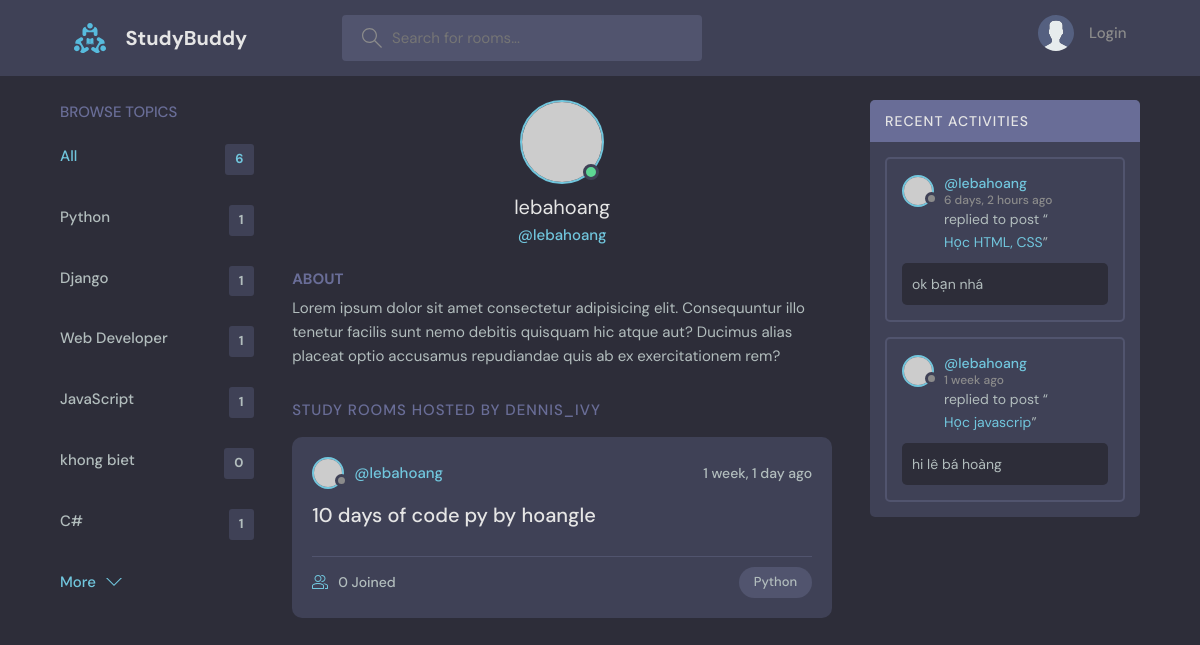
The app's page /profile/2/ with its own data.
### base/models.py (models this page shows, shortened)
class Topic(models.Model):
    name = models.CharField(max_length=200)

class Room(models.Model):
    host = models.ForeignKey(User, on_delete=models.SET_NULL, null=True)
    topic = models.ForeignKey(Topic, on_delete=models.SET_NULL, null=True)
    name = models.CharField(max_length=200)
    description = models.TextField(null=True, blank=True)
    participants = models.ManyToManyField(User, related_name='participants', blank=True)
    updated = models.DateTimeField(auto_now=True)
    created = models.DateTimeField(auto_now_add=True)
    class Meta:
        ordering = ['-updated', '-created']
    def __str__(self):
        return self.name

class Message(models.Model):
    user = models.ForeignKey(User, on_delete=models.CASCADE)
    room = models.ForeignKey(Room, on_delete=models.CASCADE)
    body = models.TextField()
    updated = models.DateTimeField(auto_now=True)
    created = models.DateTimeField(auto_now_add=True)
    class Meta:
        ordering = ['-updated', '-created']

### base/views.py (the view)
# urls.py: path('profile/<str:pk>/', views.userProfile, name="user-profile"),
def userProfile(request, pk):
    user = User.objects.get(id=pk)
    rooms = user.room_set.all()
    room_messages = user.message_set.all()
    topics = Topic.objects.all()
    context = {'user': user, 'rooms': rooms,
     'room_messages': room_messages, 'topics': topics}
    return render(request, 'base/profile.html', context)

### base/templates/base/profile.html (shortened to what this page needs)
{% extends 'main.html' %}
{% block content %}
  <main class="profile-page layout layout--3">
    <div class="container">
      {% include 'base/topics_component.html' %}
      <div class="roomList">
        <div class="profile">
          <div class="profile__avatar">
            <div class="avatar avatar--large active">
              <img src="https://randomuser.me/api/portraits/men/11.jpg" />
            </div>
          </div>
          <div class="profile__info">
            <h3>{{user.username}}</h3>
            <p>@{{user.username}}</p>
          </div>
          <div class="profile__about">
            <h3>About</h3>
            <p>
              Lorem ipsum dolor sit amet consectetur adipisicing elit. Consequuntur illo tenetur
              facilis sunt nemo debitis quisquam hic atque aut? Ducimus alias placeat optio
              accusamus repudiandae quis ab ex exercitationem rem?
            </p>
          </div>
        </div>
        <div class="roomList__header">
          <div>
            <h2>Study Rooms Hosted by dennis_ivy</a>
            </h2>
          </div>
        </div>
        {% include 'base/feed_component.html' %}
      </div>
      {% include 'base/activity_component.html' %}
    </div>
  </main>
{% endblock content %}

### templates/main.html (shortened to what this page needs)
<!DOCTYPE html>
{% load static %}
<html lang="en">
  <head>
    <link rel="stylesheet" href="{% static 'styles/style.css' %}" />
  </head>
  <body>
    {% include 'navbar.html' %}
    {% block content %}
    {% endblock %}
  </body>
</html>

### templates/navbar.html (shortened to what this page needs)
{% load static %}
<header class="header header--loggedIn">
    <div class="container">
      <a href="{% url 'home' %}" class="header__logo">
        <img src="{% static 'images/logo.svg' %}" />
        <h1>StudyBuddy</h1>
      </a>
      <form class="header__search" method="GET" action="{% url 'home' %}" >
        <label>
          <input name="q" placeholder="Search for rooms..." />
        </label>
      </form>
      <nav class="header__menu">
        {% if request.user.is_authenticated %}
        <div class="header__user">
          <a href="{% url 'update-user' %}">
            <div class="avatar avatar--medium active">
              <img src="{% static 'images/avatarlog.jpg' %}" />
            </div>
            <p>{{request.user.username}} <span>@{{request.user.username}}</span></p>
          </a>
          <button class="dropdown-button">
            <svg version="1.1" xmlns="http://www.w3.org/2000/svg" width="32" height="32" viewBox="0 0 32 32">
              <title>chevron-down</title>
              <path d="M16 21l-13-13h-3l16 16 16-16h-3l-13 13z"></path>
            </svg>
          </button>
        </div>
        {% else %}
        <a href="{% url 'login' %}">
          <img src="{% static 'images/avatar.svg' %}" />
          <p>Login</p>
        </a>
        {% endif %}
      </nav>
    </div>
  </header>

### base/templates/base/topics_component.html
<div class="topics">
    <div class="topics__header">
      <h2>Browse Topics</h2>
    </div>
    <ul class="topics__list">
      <li>
        <a href="{% url 'home' %}" class="active">All <span>{{topics.count}}</span></a>
      </li>
      {% for topic in topics %}
      <li>
        <a href=" {% url 'home' %}?q={{topic.name}}">{{topic.name}} <span>{{topic.room_set.all.count}}</span></a>
      </li>
      {% endfor %}
    </ul>
    <a class="btn btn--link" href="topics.html">
      More
      <svg version="1.1" xmlns="http://www.w3.org/2000/svg" width="32" height="32" viewBox="0 0 32 32">
        <title>chevron-down</title>
        <path d="M16 21l-13-13h-3l16 16 16-16h-3l-13 13z"></path>
      </svg>
    </a>
  </div>

### base/templates/base/feed_component.html (shortened to what this page needs)
{% for room in rooms %}
<div class="roomListRoom">
    <div class="roomListRoom__header">
      <a href="{% url 'user-profile' room.host.id %}" class="roomListRoom__author">
        <div class="avatar avatar--small">
          <img src="https://randomuser.me/api/portraits/women/11.jpg" />
        </div>
        <span>@{{room.host.username}}</span>
      </a>
      <div class="roomListRoom__actions">
        <span>{{room.created|timesince}} ago</span>
      </div>
    </div>
    <div class="roomListRoom__content">
      <a href="{% url 'room' room.id %}">{{room.name}}</a>
    </div>
    <div class="roomListRoom__meta">
      <a href="{% url 'room' room.id %}" class="roomListRoom__joined">
        {{room.participants.all.count}} Joined
      </a>
      <p class="roomListRoom__topic">{{room.topic.name}}</p>
    </div>
  </div>
{% endfor %}

### base/templates/base/activity_component.html (shortened to what this page needs)
<div class="activities">
    <div class="activities__header">
      <h2>Recent Activities</h2>
    </div>
    {% for message in room_messages %}
    <div class="activities__box">
      <div class="activities__boxHeader roomListRoom__header">
        <a href="{% url 'user-profile' message.user.id %}" class="roomListRoom__author">
          <div class="avatar avatar--small">
            <img src="https://randomuser.me/api/portraits/women/11.jpg" />
          </div>
          <p>
            @{{message.user}}
            <span> {{message.created|timesince}} ago</span>
          </p>
        </a>
      </div>
      <div class="activities__boxContent">
        <p>replied to post “<a href="{% url 'room' message.room.id %}">{{message.room}}</a>”</p>
        <div class="activities__boxRoomContent">
            {{message.body}}
        </div>
      </div>
    </div>
    {% endfor %}
  </div>

### records on screen
Topic: name "Python", room_set.all.count "1"
Topic: name "Django", room_set.all.count "1"
Topic: name "Web Developer", room_set.all.count "1"
Topic: name "JavaScript", room_set.all.count "1"
Topic: name "khong biet", room_set.all.count "0"
Topic: name "C#", room_set.all.count "1"
Room: host.username "lebahoang", created "1 week, 1 day", name "10 days of code py by hoangle", participants.all.count "0", topic.name "Python"
Message: user "lebahoang", created "6 days, 2 hours", room "Học HTML, CSS", body "ok bạn nhá"
Message: user "lebahoang", created "1 week", room "Học javascrip", body "hi lê bá hoàng"

### other values on screen
{{ topics.count }} "6"
{{ user.username }} "lebahoang"
